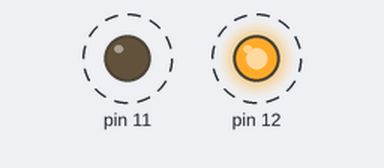
Recording of a sketch running on a simulated Arduino Uno, built with avr-gcc and run on an emulated ATmega328P. On the bench: output pins drawn as LEDs (lit = HIGH). Dashed ring = blinking.

Above: at 0.2 s.
Timing chart, 0 to 3.0 s (numbered marks = the images above):
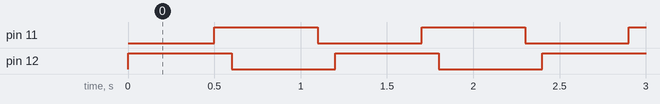

The sketch:

two_leds_.1_after_.2.ino
```cpp
//pins 11 and 12
//one after other, continuously
void setup()
{
  pinMode(12, OUTPUT);
  pinMode(11, OUTPUT);
}
void loop()
{
  digitalWrite(12, HIGH);
  delay(500);
  digitalWrite(11,HIGH);
  delay(100);
  digitalWrite(12, LOW);
  delay(500);
  digitalWrite(11,LOW);
  delay(100);
}
```

Measured:
- by itself, pin 11, pin 12: alternates HIGH for 0.60 s and LOW for 0.60 s
- by itself, everything shown: repeats every 1.2 s, in 4 steps
